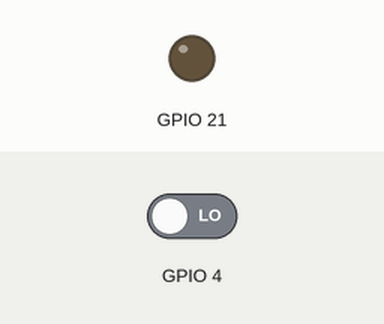
This program was run on a simulated ESP32. On the bench: output pins drawn as LEDs (lit = HIGH). Inputs (shaded band) come from the test bench; at power-on: GPIO 4 LOW.

Above: at 1.2 s.
1.3 s: GPIO 4 driven HIGH
Timing chart, 0 to 4.3 s (numbered marks = the images above; inputs shaded):
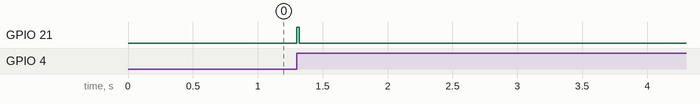

Measured:
- after the input at 1.3 s, GPIO 21: LOW → HIGH at once, → LOW 0.02 s later

The program:

main.cpp
```cpp
#include "button_control.hpp"
#include "electron_speed.hpp"
#include "optical_sensor.hpp"

extern ElectronSpeed velocity;

OpticalSensor sensor1(SENSOR_1_PIN, SENSOR_1_OUTPUT, 20, AUTOMATIC_MODE);
//OpticalSensor sensor2(SENSOR_2_PIN, SENSOR_2_OUTPUT, 20, AUTOMATIC_MODE);

//ButtonControl btn(50);

void setup () {
  Serial.begin(9600);
  sensor1.config();
  //sensor2.config();
  attachInterrupt(digitalPinToInterrupt(SENSOR_1_PIN), callPulse_1, CHANGE);
  //attachInterrupt(digitalPinToInterrupt(SENSOR_2_PIN), callPulse_2, CHANGE);
  //btn.config();
}

void loop() {
  //btn.readButtonMatrix();
  sensor1.loop();
  //sensor2.loop();
}

// #include <Arduino.h>
// #include "com_port.hpp"
// #include "electron_speed.hpp"

// extern ElectronSpeed velocity;
// ComPort serial;
// String json;

// void setup() {
//   Serial.begin(9600);
// }

// void loop() {
//   if (serial.send_data == false) {
//     serial.config();
//   }
//   else if (serial.send_data == true) {
//     serial.getInfo(velocity);
//     json = serial.sendInfo();
//     Serial.println(json);
//   }
//   delay(1);
// }
```
